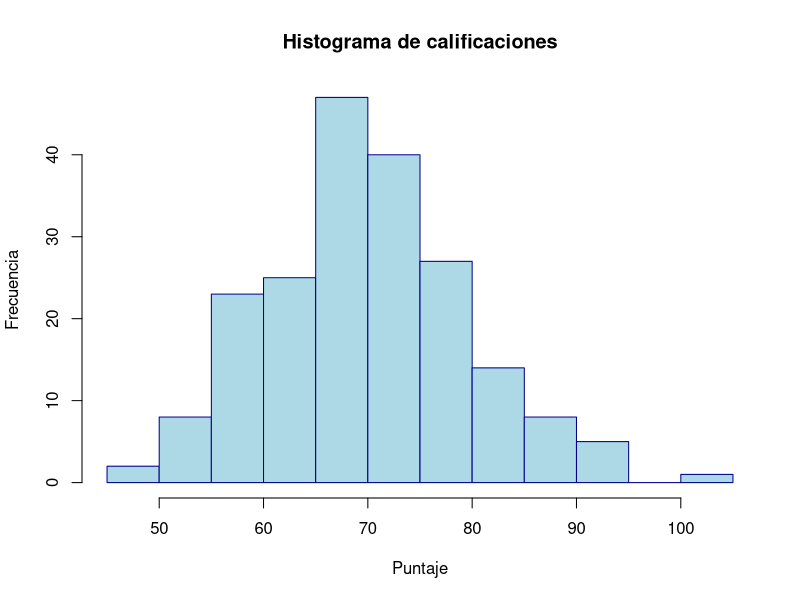
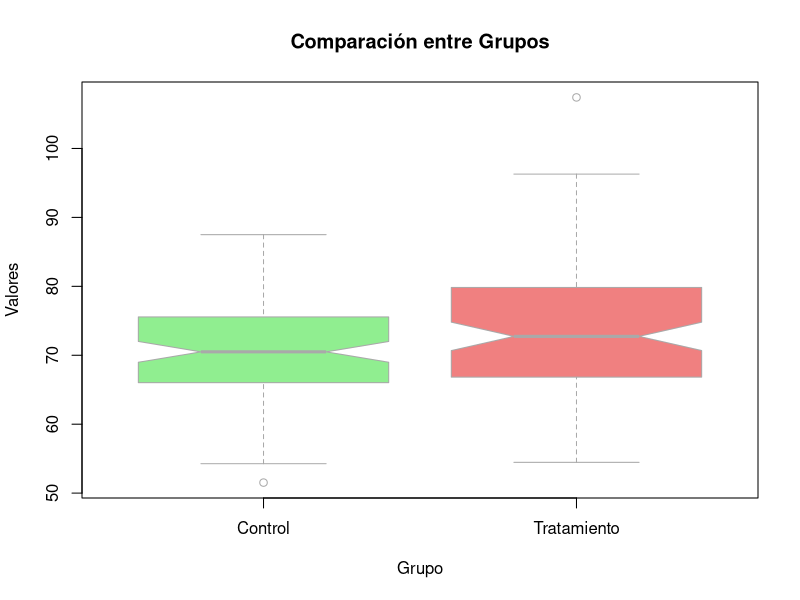
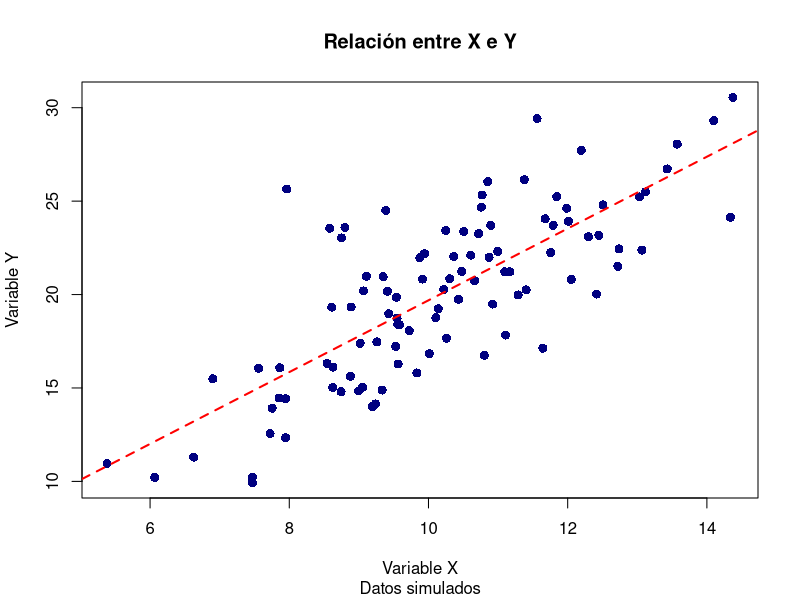
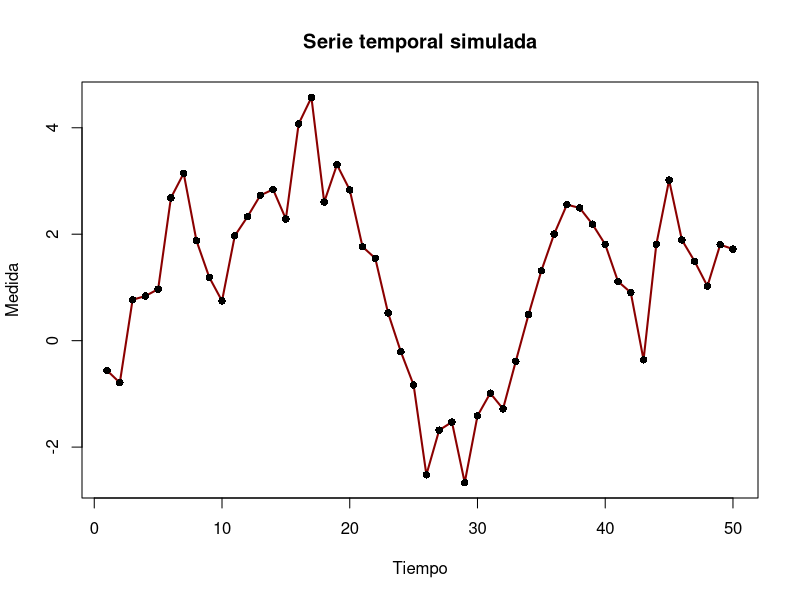
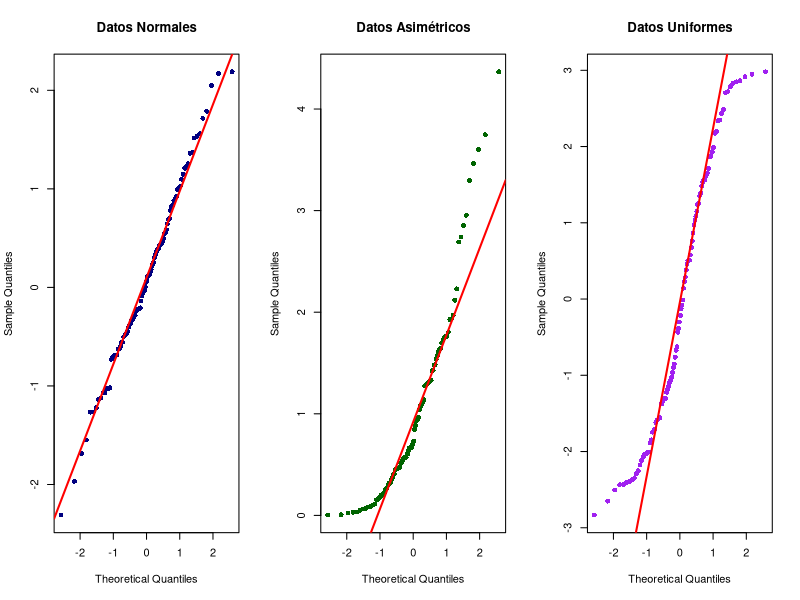
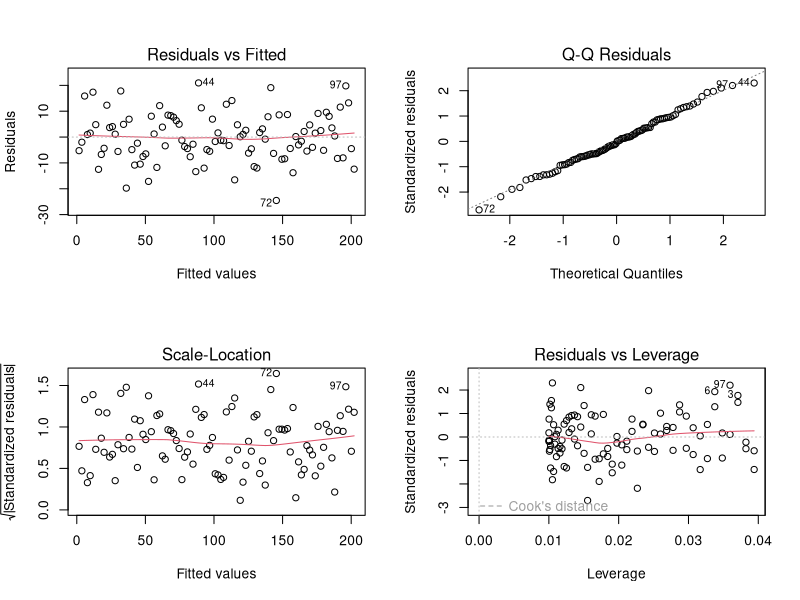
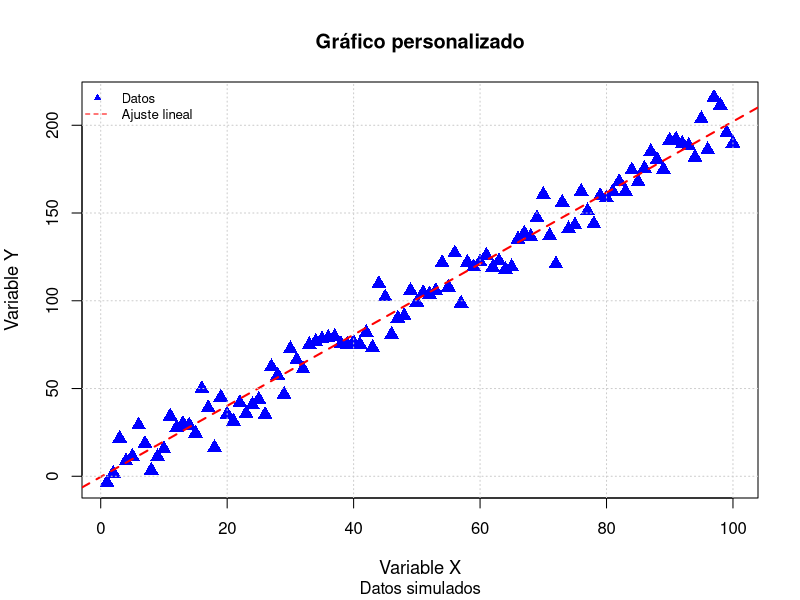

Source code (R) for these figures, in order:
## ---- chunk 1
# Simulación de datos
set.seed(123)
notas <- rnorm(200, mean = 70, sd = 10)

# Histograma personalizado
hist(notas,
     breaks = 15,                # Número de intervalos
     freq = TRUE,                # Mostrar frecuencias absolutas
     col = "lightblue",          # Color de las barras
     border = "darkblue",        # Color del borde
     main = "Histograma de calificaciones", # Título
     xlab = "Puntaje",           # Etiqueta eje X
     ylab = "Frecuencia")        # Etiqueta eje Y
## ---- chunk 2
# Simulación de datos para dos grupos
set.seed(123)
grupo <- factor(rep(c("Control", "Tratamiento"), each = 100))
valores <- c(rnorm(100, 70, 8), rnorm(100, 75, 10))

# Boxplot personalizado
boxplot(valores ~ grupo,
        main = "Comparación entre Grupos",
        xlab = "Grupo",
        ylab = "Valores",
        col = c("lightgreen", "lightcoral"),
        border = "darkgray",
        notch = TRUE,             # Mostrar muesca para comparar medianas
        outline = TRUE)           # Mostrar valores atípicos
## ---- chunk 3
# Simulación de datos
set.seed(123)
x <- rnorm(100, mean = 10, sd = 2)
y <- 2 * x + rnorm(100, 0, 3)

# Gráfico de dispersión personalizado
plot(x, y,
     type = "p",                  # Tipo de gráfico: puntos
     main = "Relación entre X e Y",
     sub = "Datos simulados",
     xlab = "Variable X",
     ylab = "Variable Y",
     pch = 16,                    # Círculo sólido
     col = "navy",                # Color de los puntos
     cex = 1.2)                   # Tamaño de los puntos

# Añadir línea de regresión
abline(lm(y ~ x), col = "red", lwd = 2, lty = 2)
## ---- chunk 4
# Simulación de serie temporal
set.seed(123)
tiempo <- 1:50
medidas <- cumsum(rnorm(50))

# Gráfico de líneas
plot(tiempo, medidas,
     type = "l",                  # Tipo de gráfico: línea
     main = "Serie temporal simulada",
     xlab = "Tiempo",
     ylab = "Medida",
     col = "darkred",
     lwd = 2)                     # Grosor de la línea

# Añadir puntos sobre la línea
points(tiempo, medidas, pch = 16, col = "black")
## ---- chunk 5
# Simulación de tres conjuntos de datos con diferentes distribuciones
set.seed(123)
datos_normales <- rnorm(100, mean = 0, sd = 1)      # Distribución normal
datos_asimetricos <- rexp(100, rate = 1)            # Distribución exponencial
datos_uniformes <- runif(100, min = -3, max = 3)    # Distribución uniforme

# Configuración de la ventana gráfica para múltiples gráficos
par(mfrow = c(1,3))

# Gráfico Q-Q para datos normales
qqnorm(datos_normales,
       main = "Datos Normales",
       pch = 16,                # Tipo de punto: círculo sólido
       col = "navy")           # Color de los puntos
qqline(datos_normales,         # Línea de referencia
       col = "red",            # Color de la línea
       lwd = 2)                # Grosor de la línea

# Gráfico Q-Q para datos asimétricos
qqnorm(datos_asimetricos,
       main = "Datos Asimétricos",
       pch = 16,
       col = "darkgreen")
qqline(datos_asimetricos,
       col = "red",
       lwd = 2)

# Gráfico Q-Q para datos uniformes
qqnorm(datos_uniformes,
       main = "Datos Uniformes",
       pch = 16,
       col = "purple")
qqline(datos_uniformes,
       col = "red",
       lwd = 2)

# Restaurar la configuración original de la ventana gráfica
par(mfrow = c(1,1))
## ---- chunk 6
# Simulación de datos para regresión lineal
set.seed(123)
x <- seq(1, 100)                           # Variable predictora
y <- 2 * x + rnorm(100, 0, 10)            # Variable respuesta con error normal
datos <- data.frame(x = x, y = y)          # Crear data frame

# Ajuste del modelo de regresión lineal
modelo <- lm(y ~ x, data = datos)          # Ajustar modelo

# Gráficos de diagnóstico
par(mfrow = c(2,2))                        # Configurar ventana 2x2
plot(modelo)                               # Generar gráficos diagnósticos

# Restaurar la configuración original de la ventana gráfica
par(mfrow = c(1,1))

## ---- chunk 7
# Gráfico de dispersión personalizado
plot(x, y,
     main = "Gráfico personalizado",
     sub = "Datos simulados",
     xlab = "Variable X",
     ylab = "Variable Y",
     col = "blue",                # Color de los puntos
     pch = 17,                    # Triángulo sólido
     cex = 1.5,                   # Tamaño de los puntos
     cex.main = 1.2,              # Tamaño del título
     cex.lab = 1.1)               # Tamaño de etiquetas

# Añadir línea de regresión
abline(lm(y ~ x), col = "red", lwd = 2, lty = 2)

# Añadir leyenda
legend("topleft",
       legend = c("Datos", "Ajuste lineal"),
       pch = c(17, NA),
       lty = c(NA, 2),
       col = c("blue", "red"),
       bty = "n",
       cex = 0.8)

# Añadir cuadrícula
grid(col = "gray80", lty = "dotted")
